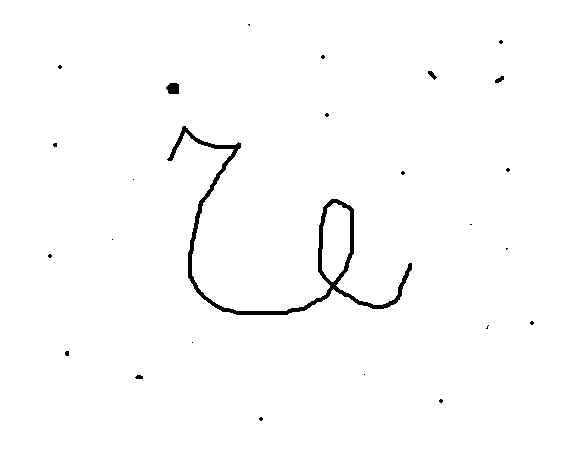
#> input picture Image Processing-open cv/images/image.png, 569 x 450 px, found by its file name
$ python P48.py
#> lines starting #> are read from the running program, lines starting #| are printed output that depends on the picture; after the words box and inside, x2 and y2 are one past the last pixel; in counts of white or black regions, pixels touching at a corner belong together
import cv2
import numpy as np
img=cv2.imread("image.png",0)
#> img: shape (450, 569); 98.7% white; 25 black regions (20 under 20 px), largest, box (x1, y1, x2, y2) and area: (167, 126, 412, 315) 2870, (166, 83, 179, 94) 121, (428, 71, 437, 80) 39, (495, 76, 504, 83) 38, (135, 375, 143, 379) 26
kernel=np.ones((9,9),np.uint8)
gradient=cv2.morphologyEx(img,cv2.MORPH_GRADIENT,kernel)
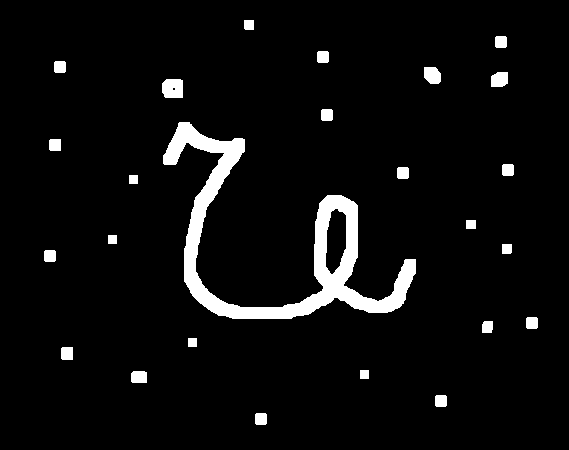
#> gradient: shape (450, 569); 5.2% white; 25 white regions, largest, box (x1, y1, x2, y2) and area: (163, 122, 416, 319) 9753, (162, 79, 183, 98) 373, (424, 67, 441, 84) 247
cv2.imshow("img",img)
cv2.imshow("gradient",gradient)
cv2.waitKey(0)
cv2.destroyAllWindows()
